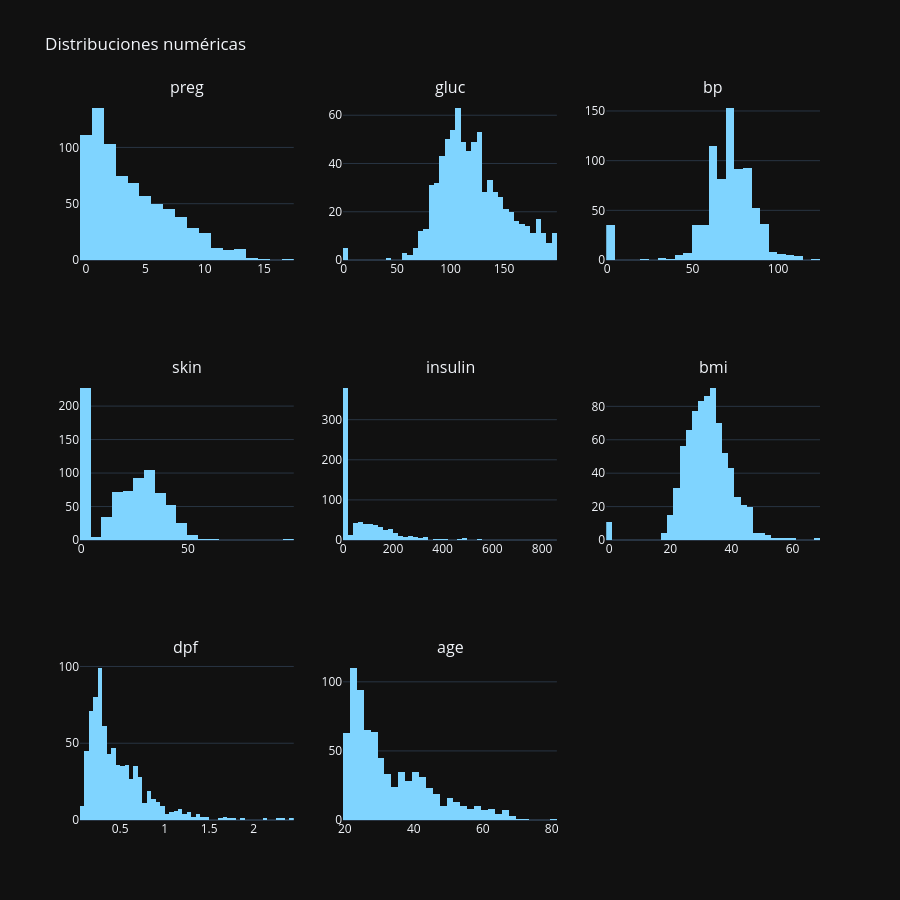

Notebook code for this chart:
### Code cell
# 2.4 Distribuciones de variables numéricas
num_cols = df.select_dtypes(include='number').columns.tolist()
if num_cols:
    display(df[num_cols].describe().T)
    cols = num_cols[:9]; rows = (len(cols)+2)//3
    fig = sp.make_subplots(rows=rows, cols=3, subplot_titles=cols)
    for i, col in enumerate(cols):
        fig.add_trace(go.Histogram(x=df[col].dropna(), marker_color=PRIMARY, name=col),
                      row=i//3+1, col=i%3+1)
    fig.update_layout(height=300*rows, showlegend=False, title_text='Distribuciones numéricas',
                      template='plotly_dark'); fig.show()
else:
    print('Sin columnas numéricas.')

### Figure 1 — Plotly figure (JSON) as saved in the notebook; plotly's stock layout.template omitted (floating-point values rounded to 4 significant figures; data arrays with more than 128 entries replaced by an {"elided": "..."} marker saying what was removed)
{"data": [{"marker": {"color": "#7fd4ff"}, "name": "preg", "type": "histogram", "x": {"elided": "768 int values"}, "xaxis": "x", "yaxis": "y"}, {"marker": {"color": "#7fd4ff"}, "name": "gluc", "type": "histogram", "x": {"elided": "768 int values"}, "xaxis": "x2", "yaxis": "y2"}, {"marker": {"color": "#7fd4ff"}, "name": "bp", "type": "histogram", "x": {"elided": "768 int values"}, "xaxis": "x3", "yaxis": "y3"}, {"marker": {"color": "#7fd4ff"}, "name": "skin", "type": "histogram", "x": {"elided": "768 int values"}, "xaxis": "x4", "yaxis": "y4"}, {"marker": {"color": "#7fd4ff"}, "name": "insulin", "type": "histogram", "x": {"elided": "768 int values"}, "xaxis": "x5", "yaxis": "y5"}, {"marker": {"color": "#7fd4ff"}, "name": "bmi", "type": "histogram", "x": {"elided": "768 float values"}, "xaxis": "x6", "yaxis": "y6"}, {"marker": {"color": "#7fd4ff"}, "name": "dpf", "type": "histogram", "x": {"elided": "768 float values"}, "xaxis": "x7", "yaxis": "y7"}, {"marker": {"color": "#7fd4ff"}, "name": "age", "type": "histogram", "x": {"elided": "768 int values"}, "xaxis": "x8", "yaxis": "y8"}], "layout": {"annotations": [{"font": {"size": 16}, "showarrow": false, "text": "preg", "x": 0.1444, "xanchor": "center", "xref": "paper", "y": 1.0, "yanchor": "bottom", "yref": "paper"}, {"font": {"size": 16}, "showarrow": false, "text": "gluc", "x": 0.5, "xanchor": "center", "xref": "paper", "y": 1.0, "yanchor": "bottom", "yref": "paper"}, {"font": {"size": 16}, "showarrow": false, "text": "bp", "x": 0.8556, "xanchor": "center", "xref": "paper", "y": 1.0, "yanchor": "bottom", "yref": "paper"}, {"font": {"size": 16}, "showarrow": false, "text": "skin", "x": 0.1444, "xanchor": "center", "xref": "paper", "y": 0.6111, "yanchor": "bottom", "yref": "paper"}, {"font": {"size": 16}, "showarrow": false, "text": "insulin", "x": 0.5, "xanchor": "center", "xref": "paper", "y": 0.6111, "yanchor": "bottom", "yref": "paper"}, {"font": {"size": 16}, "showarrow": false, "text": "bmi", "x": 0.8556, "xanchor": "center", "xref": "paper", "y": 0.6111, "yanchor": "bottom", "yref": "paper"}, {"font": {"size": 16}, "showarrow": false, "text": "dpf", "x": 0.1444, "xanchor": "center", "xref": "paper", "y": 0.2222, "yanchor": "bottom", "yref": "paper"}, {"font": {"size": 16}, "showarrow": false, "text": "age", "x": 0.5, "xanchor": "center", "xref": "paper", "y": 0.2222, "yanchor": "bottom", "yref": "paper"}], "height": 900, "showlegend": false, "title": {"text": "Distribuciones numéricas"}, "xaxis": {"anchor": "y", "domain": [0.0, 0.2889]}, "xaxis2": {"anchor": "y2", "domain": [0.3556, 0.6444]}, "xaxis3": {"anchor": "y3", "domain": [0.7111, 1.0]}, "xaxis4": {"anchor": "y4", "domain": [0.0, 0.2889]}, "xaxis5": {"anchor": "y5", "domain": [0.3556, 0.6444]}, "xaxis6": {"anchor": "y6", "domain": [0.7111, 1.0]}, "xaxis7": {"anchor": "y7", "domain": [0.0, 0.2889]}, "xaxis8": {"anchor": "y8", "domain": [0.3556, 0.6444]}, "xaxis9": {"anchor": "y9", "domain": [0.7111, 1.0]}, "yaxis": {"anchor": "x", "domain": [0.7778, 1.0]}, "yaxis2": {"anchor": "x2", "domain": [0.7778, 1.0]}, "yaxis3": {"anchor": "x3", "domain": [0.7778, 1.0]}, "yaxis4": {"anchor": "x4", "domain": [0.3889, 0.6111]}, "yaxis5": {"anchor": "x5", "domain": [0.3889, 0.6111]}, "yaxis6": {"anchor": "x6", "domain": [0.3889, 0.6111]}, "yaxis7": {"anchor": "x7", "domain": [0.0, 0.2222]}, "yaxis8": {"anchor": "x8", "domain": [0.0, 0.2222]}, "yaxis9": {"anchor": "x9", "domain": [0.0, 0.2222]}}}
